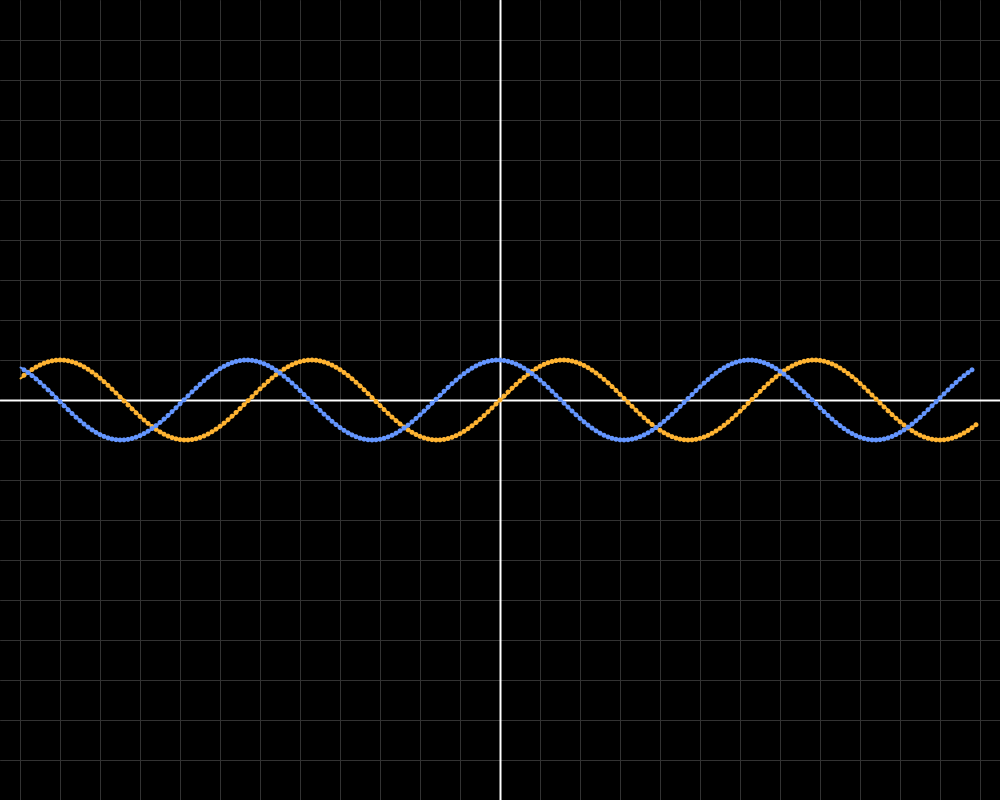
Frame 1 (no input)
Frame 60 (the mouse pressed at the canvas centre just before this capture): identical to frame 1, image omitted
Frame 120 (the mouse held since frame 60 and released just before this capture): identical to frame 1, image omitted

The Processing sketch that drew this single still picture (run headless with seeded random() and noise(); from frame 60 on, the mouse is pressed at the canvas centre):

// Processing sketch: derivative
// ── derivative.pde
int spacingX = 40,
    spacingY = 40,
    dotDia = 5;
int xOffset=0, yOffset=0;
float  dx = 0.1;
int tX = 0, tY = 0;

public class point{
    float x=0,y=0;
    point(float px, float py){
        x = px;
        y = py;
    }
    
    void set(float u, float v){
        x=u;
        y=v;
    }
}

ArrayList<point> value = new ArrayList<point>();
ArrayList<point> dr = new ArrayList<point>();

void drawGrid(){
    //minor grid
    strokeWeight(1);
    stroke(50);

    for (int i=tX; i<=width; i+=spacingX){
        line(i, height,i , 0);
    }
    for (int i=tX; i>0; i-=spacingX){
        line(i, height,i , 0);
    }
    
    for (int j=tY; j<=height; j+=spacingY){
        line(0, j, width, j);
    }
    for (int j=tY; j>0; j-=spacingY){
        line(0, j, width, j);
    }

    //major grid
    strokeWeight(2);
    stroke(255);
    line(0,tY,width,tY);
    line(tX,0,tX,height);
}

float posX(float x){
    return (x * spacingX) + tX;
}

float posY(float y){
    return -1 * (y * spacingY) + tY;
}

void drawSeg(point u, point v){
    line (posX(u.x),posY(u.y), posX(v.x), posY(v.y));
}

void drawPoint(point u){
    ellipse(posX(u.x), posY(u.y), dotDia, dotDia);
}

void calculateValue(){
    float fx;
    point u;
    float sX = ((-1)*width/2)/spacingX;
    for (float x = sX; x <= (width/2)/spacingX; x+=dx){
        //fx = pow(x,3) - 2 * pow(x,2) - 5 * pow(x,1) + 6;
        fx = sin(x);
        u = new point(x,fx);
        value.add(u);
    }
}

void derive(){
    point u;
    for (int i=1; i<value.size(); i++){
        u = new point(value.get(i-1).x, (value.get(i).y - value.get(i-1).y)/dx);
        dr.add(u);
    }
}

void plot(ArrayList<point> arraylist, color c){
    stroke(c);
    for (int i=1; i<arraylist.size(); i++){
        drawSeg(arraylist.get(i-1), arraylist.get(i));
    }
    noStroke();
    fill(c);
    for (int i=1; i<arraylist.size(); i++){
        drawPoint(arraylist.get(i));
    }
    fill(255);
}

void setup(){
    size(1000,800);
    background(0);
    frameRate(30);
    fill(255);
    tX = width/2;
    tY = height/2;
    //INITIALIZATION
    drawGrid();
    
    //create the value;
    calculateValue();

    //create derivative value
    derive();
    
    //draw
    plot(value,color(255,180,50));
    plot(dr,color(100,150,255));
}

void draw(){
    background(0);
    drawGrid();
    plot(value,color(255,180,50));
    plot(dr,color(100,150,255));
}

void mousePressed(){
    xOffset = mouseX - tX;
    yOffset = mouseY - tY;
}

void mouseDragged() {
    tX = mouseX - xOffset;
    tY = mouseY - yOffset;
}

void keyPressed(){
    switch (key) {
        case 'x' :
            spacingX +=10;
        break;	
        case 'y' :
            spacingY +=10;
        break;	
        case 'z' :{
            spacingX +=10;
            spacingY +=10;
        }
        break;	
        case 'X' :
            spacingX -=10;
        break;	
        case 'Y' :
            spacingY -=10;
        break;	
        case 'Z' :{
            spacingX -=10;
            spacingY -=10;
        }
        break;	
    }
}
